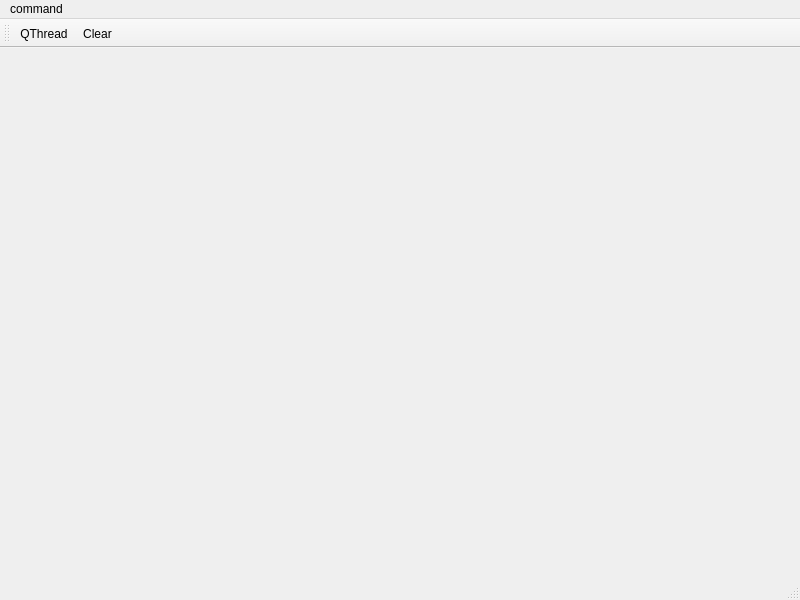
<?xml version="1.0" encoding="UTF-8"?>
<ui version="4.0">
 <class>MainWindow</class>
 <widget class="QMainWindow" name="MainWindow">
  <property name="geometry">
   <rect>
    <x>0</x>
    <y>0</y>
    <width>800</width>
    <height>600</height>
   </rect>
  </property>
  <property name="windowTitle">
   <string>QThread + worker</string>
  </property>
  <widget class="QWidget" name="centralwidget"/>
  <widget class="QMenuBar" name="menubar">
   <property name="geometry">
    <rect>
     <x>0</x>
     <y>0</y>
     <width>800</width>
     <height>25</height>
    </rect>
   </property>
   <widget class="QMenu" name="menuCommand">
    <property name="title">
     <string>command</string>
    </property>
    <addaction name="actionQThread"/>
    <addaction name="separator"/>
    <addaction name="actionClear"/>
   </widget>
   <addaction name="menuCommand"/>
  </widget>
  <widget class="QStatusBar" name="statusbar"/>
  <widget class="QToolBar" name="toolBar">
   <property name="windowTitle">
    <string>toolBar</string>
   </property>
   <attribute name="toolBarArea">
    <enum>TopToolBarArea</enum>
   </attribute>
   <attribute name="toolBarBreak">
    <bool>false</bool>
   </attribute>
   <addaction name="actionQThread"/>
   <addaction name="actionClear"/>
  </widget>
  <action name="actionQThread">
   <property name="text">
    <string>QThread</string>
   </property>
  </action>
  <action name="actionClear">
   <property name="text">
    <string>Clear</string>
   </property>
  </action>
 </widget>
 <resources/>
 <connections/>
</ui>
